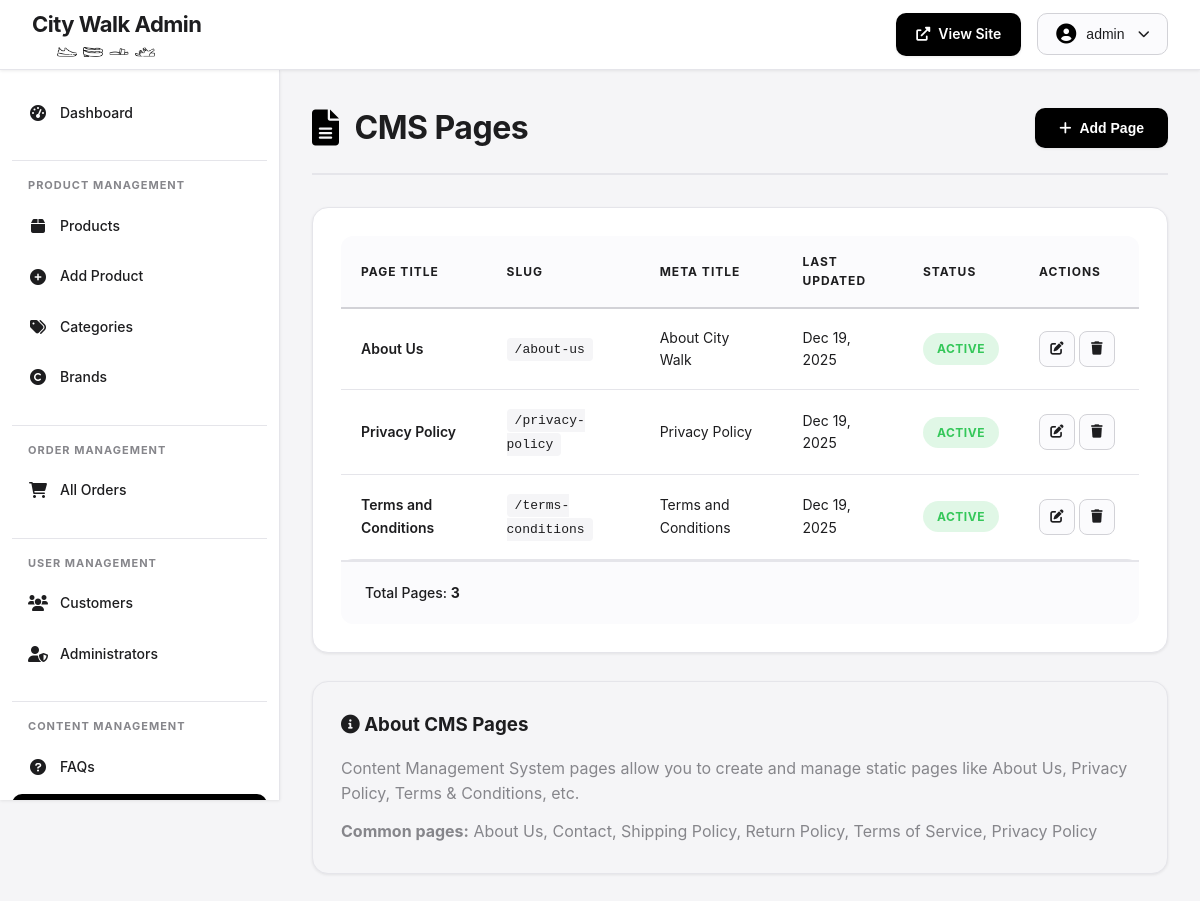
The page /city-walk--FINAL/admin/cms-pages.php (signed in) on the database its author committed.
### tables this page shows
CREATE TABLE `cms_pages` (
  `page_id` int(11) NOT NULL,
  `slug` varchar(100) NOT NULL,
  `page_title` varchar(200) NOT NULL,
  `content` longtext NOT NULL,
  `meta_title` varchar(200) DEFAULT NULL,
  `meta_description` text DEFAULT NULL,
  `status` enum('active','inactive') DEFAULT 'active',
  `created_at` timestamp NOT NULL DEFAULT current_timestamp(),
  `updated_at` timestamp NOT NULL DEFAULT current_timestamp() ON UPDATE current_timestamp()
);

### city-walk--FINAL/admin/cms-pages.php (the view, shortened to what this page needs)
<?php
$db = getDB();
$stmt = $db->query("SELECT * FROM cms_pages ORDER BY page_title ASC");
$pages = $stmt->fetchAll();
?>
<!DOCTYPE html>
<html lang="en">
<head>
    <link rel="stylesheet" href="../css/admin-styles.css">
    <link rel="stylesheet" href="https://cdnjs.cloudflare.com/ajax/libs/font-awesome/6.0.0/css/all.min.css">
</head>
<body>
    <?php include 'includes/header.php'; ?>
    <?php include 'includes/sidebar.php'; ?>
    <main class="admin-main">
        <div class="admin-container">
            <div class="page-header">
                <h1><i class="fas fa-file-alt"></i> CMS Pages</h1>
                <button class="btn-primary-small" onclick="showAddPage()">
                    <i class="fas fa-plus"></i> Add Page
                </button>
            </div>
            <div class="admin-card">
                <div class="table-responsive">
                    <table class="admin-table">
                        <thead>
                            <tr>
                                <th>Page Title</th>
                                <th>Slug</th>
                                <th>Meta Title</th>
                                <th>Last Updated</th>
                                <th>Status</th>
                                <th style="width: 120px;">Actions</th>
                            </tr>
                        </thead>
                        <tbody>
                            <?php if (empty($pages)): ?>
                                <tr>
                                    <td colspan="6" class="text-center">
                                        No CMS pages found. Click "Add Page" to create your first page.
                                    </td>
                                </tr>
                            <?php else: ?>
                                <?php foreach ($pages as $page): ?>
                                    <tr>
                                        <td>
                                            <strong><?php echo htmlspecialchars($page['page_title']); ?></strong>
                                        </td>
                                        <td>
                                            <code style="background: #f5f5f7; padding: 4px 8px; border-radius: 4px; font-size: 13px;">
                                                /<?php echo htmlspecialchars($page['slug'] ?? 'no-slug'); ?>
                                            </code>
                                        </td>
                                        <td><?php echo htmlspecialchars($page['meta_title'] ?? ''); ?></td>
                                        <td><?php echo date('M d, Y', strtotime($page['updated_at'])); ?></td>
                                        <td>
                                            <span class="status-badge status-<?php echo $page['status'] ?? 'active'; ?>">
                                                <?php echo ucfirst($page['status'] ?? 'active'); ?>
                                            </span>
                                        </td>
                                        <td>
                                            <button class="btn-action" title="Edit" onclick="editPage(<?php echo $page['page_id']; ?>)">
                                                <i class="fas fa-edit"></i>
                                            </button>
                                            <button class="btn-action btn-danger" title="Delete" onclick="deletePage(<?php echo $page['page_id']; ?>)">
                                                <i class="fas fa-trash"></i>
                                            </button>
                                        </td>
                                    </tr>
                                <?php endforeach; ?>
                            <?php endif; ?>
                        </tbody>
                    </table>
                </div>
                <div class="table-footer">
                    <p>Total Pages: <strong><?php echo count($pages); ?></strong></p>
                </div>
            </div>
            <div class="admin-card" style="margin-top: 24px; background: #f5f5f7;">
                <h3 style="margin-bottom: 16px; color: #1d1d1f;">
                    <i class="fas fa-info-circle"></i> About CMS Pages
                </h3>
                <p style="color: #86868b; margin-bottom: 12px;">
                    Content Management System pages allow you to create and manage static pages like About Us, Privacy Policy, Terms & Conditions, etc.
                </p>
                <p style="color: #86868b; margin: 0;">
                    <strong>Common pages:</strong> About Us, Contact, Shipping Policy, Return Policy, Terms of Service, Privacy Policy
                </p>
            </div>
        </div>
    </main>
</body>
</html>

### city-walk--FINAL/css/admin-styles.css (style rules this page uses)
* { margin: 0; padding: 0; box-sizing: border-box; }
:root { --primary-color: #1d1d1f; --primary-light: #2d2d2f; --accent-color: #000000; --accent-hover: #a50000; --bg-primary: #ffffff; --bg-secondary: #f5f5f7; --bg-tertiary: #fbfbfd; --text-primary: #1d1d1f; --text-secondary: #86868b; --text-tertiary: #6e6e73; --border-light: #d2d2d7; --border-lighter: #e5e5ea; --border-dark: #86868b; --success: #34C759; --warning: #FF9500; --error: #FF3B30; --info: #007AFF; --shadow-sm: 0 1px 3px rgba(0, 0, 0, 0.08); --shadow-md: 0 4px 6px rgba(0, 0, 0, 0.1); --shadow-lg: 0 10px 15px rgba(0, 0, 0, 0.1); --shadow-xl: 0 20px 25px rgba(0, 0, 0, 0.15); --transition-fast: 0.15s ease; --transition-normal: 0.3s ease; --transition-slow: 0.5s ease; }
body { font-family: -apple-system, BlinkMacSystemFont, 'Poppins', 'Segoe UI', Roboto, Oxygen, Ubuntu, Cantarell, sans-serif; background: var(--bg-secondary); color: var(--text-primary); line-height: 1.6; overflow-x: hidden; }
.admin-main { margin-left: 280px; margin-top: 70px; min-height: calc(100vh - 70px); padding: 32px; }
.admin-container { max-width: 1400px; margin: 0 auto; }
.page-header { display: flex; justify-content: space-between; align-items: center; margin-bottom: 32px; padding-bottom: 20px; border-bottom: 2px solid var(--border-lighter); }
.page-header h1 { font-size: 32px; font-weight: 700; color: var(--text-primary); display: flex; align-items: center; gap: 16px; letter-spacing: -0.5px; }
.page-header h1 i { color: var(--accent-color); font-size: 36px; }
.admin-card { background: var(--bg-primary); border-radius: 16px; box-shadow: var(--shadow-sm); padding: 28px; margin-bottom: 28px; border: 1px solid var(--border-lighter); transition: var(--transition-normal); }
.btn-primary-small { display: inline-flex; align-items: center; gap: 8px; padding: 12px 24px; background: var(--accent-color); color: #fff; text-decoration: none; border: none; border-radius: 10px; font-size: 14px; font-weight: 600; cursor: pointer; transition: var(--transition-normal); box-shadow: var(--shadow-sm); }
.btn-action { display: inline-flex; align-items: center; justify-content: center; width: 36px; height: 36px; background: var(--bg-tertiary); color: var(--text-primary); border: 1px solid var(--border-light); border-radius: 8px; cursor: pointer; transition: var(--transition-normal); text-decoration: none; }
.table-responsive { overflow-x: auto; border-radius: 12px; }
.admin-table { width: 100%; border-collapse: collapse; font-size: 14px; }
.admin-table thead { background: var(--bg-tertiary); }
.admin-table thead th { padding: 16px 20px; text-align: left; font-weight: 700; color: var(--text-primary); text-transform: uppercase; font-size: 12px; letter-spacing: 1px; border-bottom: 2px solid var(--border-light); }
.admin-table tbody tr { border-bottom: 1px solid var(--border-lighter); transition: var(--transition-fast); }
.admin-table tbody td { padding: 18px 20px; color: var(--text-primary); vertical-align: middle; }
.admin-table tbody td strong { font-weight: 600; }
.table-footer { padding: 20px 24px; background: var(--bg-tertiary); border-top: 2px solid var(--border-lighter); border-radius: 0 0 12px 12px; display: flex; justify-content: space-between; align-items: center; }
.table-footer p { margin: 0; color: var(--text-primary); font-size: 14px; font-weight: 500; }
.status-badge { display: inline-block; padding: 6px 14px; border-radius: 20px; font-size: 12px; font-weight: 700; text-transform: uppercase; letter-spacing: 0.5px; }
.status-badge.status-active, .status-badge.status-confirmed, .status-badge.status-delivered, .status-badge.status-paid { background: rgba(52, 199, 89, 0.15); color: var(--success); }
.admin-card, .stat-card, .alert { animation: fadeIn 0.5s ease; }
html { scroll-behavior: smooth; }

### rows shown on the page
cms_pages: page_title "About Us", slug "about-us", meta_title "About City Walk", updated_at "Dec 19, 2025", status "ACTIVE"
cms_pages: page_title "Privacy Policy", slug "privacy-policy", meta_title "Privacy Policy", updated_at "Dec 19, 2025", status "ACTIVE"
cms_pages: page_title "Terms and Conditions", slug "terms-conditions", meta_title "Terms and Conditions", updated_at "Dec 19, 2025", status "ACTIVE"

### other values the page prints
$_SESSION['username'] "admin"
count($pages) "3"
